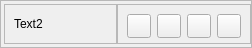
                       <widget class="QFrame" name="frame_29">
                        <property name="geometry">
                         <rect>
                          <x>-10</x>
                          <y>410</y>
                          <width>252</width>
                          <height>48</height>
                         </rect>
                        </property>
                        <property name="maximumSize">
                         <size>
                          <width>16777213</width>
                          <height>48</height>
                         </size>
                        </property>
                        <property name="frameShape">
                         <enum>QFrame::StyledPanel</enum>
                        </property>
                        <property name="frameShadow">
                         <enum>QFrame::Raised</enum>
                        </property>
                        <layout class="QHBoxLayout" name="horizontalLayout_70">
                         <property name="spacing">
                          <number>0</number>
                         </property>
                         <property name="leftMargin">
                          <number>3</number>
                         </property>
                         <property name="topMargin">
                          <number>0</number>
                         </property>
                         <property name="rightMargin">
                          <number>0</number>
                         </property>
                         <property name="bottomMargin">
                          <number>0</number>
                         </property>
                         <item>
                          <widget class="QFrame" name="panelsBackground_45">
                           <property name="maximumSize">
                            <size>
                             <width>16777215</width>
                             <height>40</height>
                            </size>
                           </property>
                           <property name="styleSheet">
                            <string notr="true"/>
                           </property>
                           <property name="frameShape">
                            <enum>QFrame::StyledPanel</enum>
                           </property>
                           <property name="frameShadow">
                            <enum>QFrame::Raised</enum>
                           </property>
                           <layout class="QHBoxLayout" name="horizontalLayout_71">
                            <item>
                             <widget class="QLabel" name="label_45">
                              <property name="maximumSize">
                               <size>
                                <width>16777215</width>
                                <height>40</height>
                               </size>
                              </property>
                              <property name="text">
                               <string>Text2</string>
                              </property>
                             </widget>
                            </item>
                           </layout>
                          </widget>
                         </item>
                         <item>
                          <widget class="QFrame" name="panelsBackground_46">
                           <property name="maximumSize">
                            <size>
                             <width>16777215</width>
                             <height>40</height>
                            </size>
                           </property>
                           <property name="styleSheet">
                            <string notr="true"/>
                           </property>
                           <property name="frameShape">
                            <enum>QFrame::StyledPanel</enum>
                           </property>
                           <property name="frameShadow">
                            <enum>QFrame::Raised</enum>
                           </property>
                           <layout class="QHBoxLayout" name="horizontalLayout_72">
                            <item>
                             <widget class="QPushButton" name="contentSecond_textColor1">
                              <property name="minimumSize">
                               <size>
                                <width>24</width>
                                <height>24</height>
                               </size>
                              </property>
                              <property name="maximumSize">
                               <size>
                                <width>24</width>
                                <height>24</height>
                               </size>
                              </property>
                              <property name="text">
                               <string/>
                              </property>
                             </widget>
                            </item>
                            <item>
                             <widget class="QPushButton" name="contentSecond_textColor2">
                              <property name="minimumSize">
                               <size>
                                <width>24</width>
                                <height>24</height>
                               </size>
                              </property>
                              <property name="maximumSize">
                               <size>
                                <width>24</width>
                                <height>24</height>
                               </size>
                              </property>
                              <property name="text">
                               <string/>
                              </property>
                             </widget>
                            </item>
                            <item>
                             <widget class="QPushButton" name="contentSecond_textColor3">
                              <property name="minimumSize">
                               <size>
                                <width>24</width>
                                <height>24</height>
                               </size>
                              </property>
                              <property name="maximumSize">
                               <size>
                                <width>24</width>
                                <height>24</height>
                               </size>
                              </property>
                              <property name="text">
                               <string/>
                              </property>
                             </widget>
                            </item>
                            <item>
                             <widget class="QPushButton" name="contentSecond_textColor4">
                              <property name="minimumSize">
                               <size>
                                <width>24</width>
                                <height>24</height>
                               </size>
                              </property>
                              <property name="maximumSize">
                               <size>
                                <width>24</width>
                                <height>24</height>
                               </size>
                              </property>
                              <property name="text">
                               <string/>
                              </property>
                             </widget>
                            </item>
                           </layout>
                          </widget>
                         </item>
                        </layout>
                       </widget>
